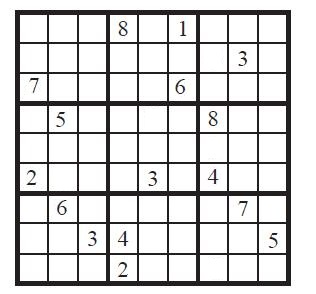
#> input picture sudoku.jpg, 316 x 294 px
$ python gradyan.py   (older library calls are emulated)
#> lines starting #> are read from the running program, lines starting #| are printed output that depends on the picture
# -*- coding: utf-8 -*-
"""
Created on Fri Dec  9 16:43:29 2022

@author: Serpil ÖZGÜVEN
"""

import cv2
import matplotlib.pyplot as plt

# resmi içe aktaralım
img = cv2.imread("sudoku.jpg",0)
#> img: shape (294, 316); min 1, max 255, mean 214
plt.figure, plt.imshow(img, cmap="gray"),plt.axis("off"), plt.title("Orijinal Image")

# x eksenindeki gradyanlar
sobelx = cv2.Sobel(img, ddepth = cv2.CV_16S, dx = 1, dy = 0, ksize = 5)
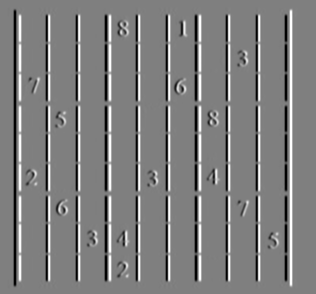
#> sobelx: shape (294, 316) int16; min -10816, max 10807, mean 0; drawn with min black and max white
plt.figure, plt.imshow(sobelx, cmap="gray"),plt.axis("off"), plt.title("Sobel X ")


# y eksenindeki gradyanlar
sobely = cv2.Sobel(img, ddepth = cv2.CV_16S, dx = 0, dy = 1, ksize = 5)
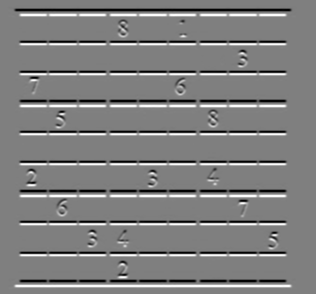
#> sobely: shape (294, 316) int16; min -10818, max 10837, mean 0; drawn with min black and max white
plt.figure, plt.imshow(sobely, cmap="gray"),plt.axis("off"), plt.title("Sobel Y ")


# Laplacian Gradyan (Her ikisini de(x ve y )yi tespit etmek istersek)
laplacian = cv2.Laplacian(img, ddepth = cv2.CV_16S)
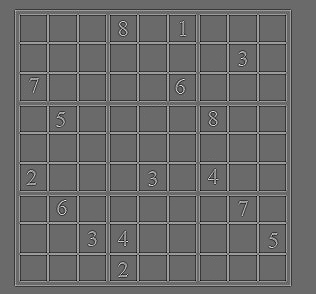
#> laplacian: shape (294, 316) int16; min -472, max 658, mean 0; drawn with min black and max white
plt.figure(), plt.imshow(laplacian, cmap="gray"), plt.axis("off"), plt.title("Laplacian")
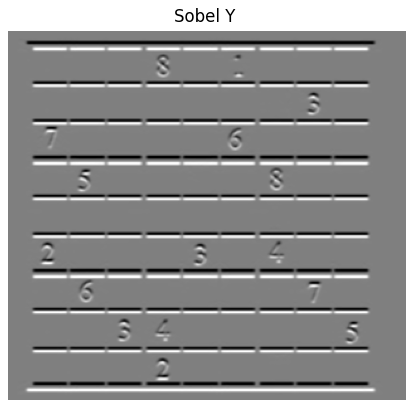
#> figure drawn by matplotlib, 1 panel
